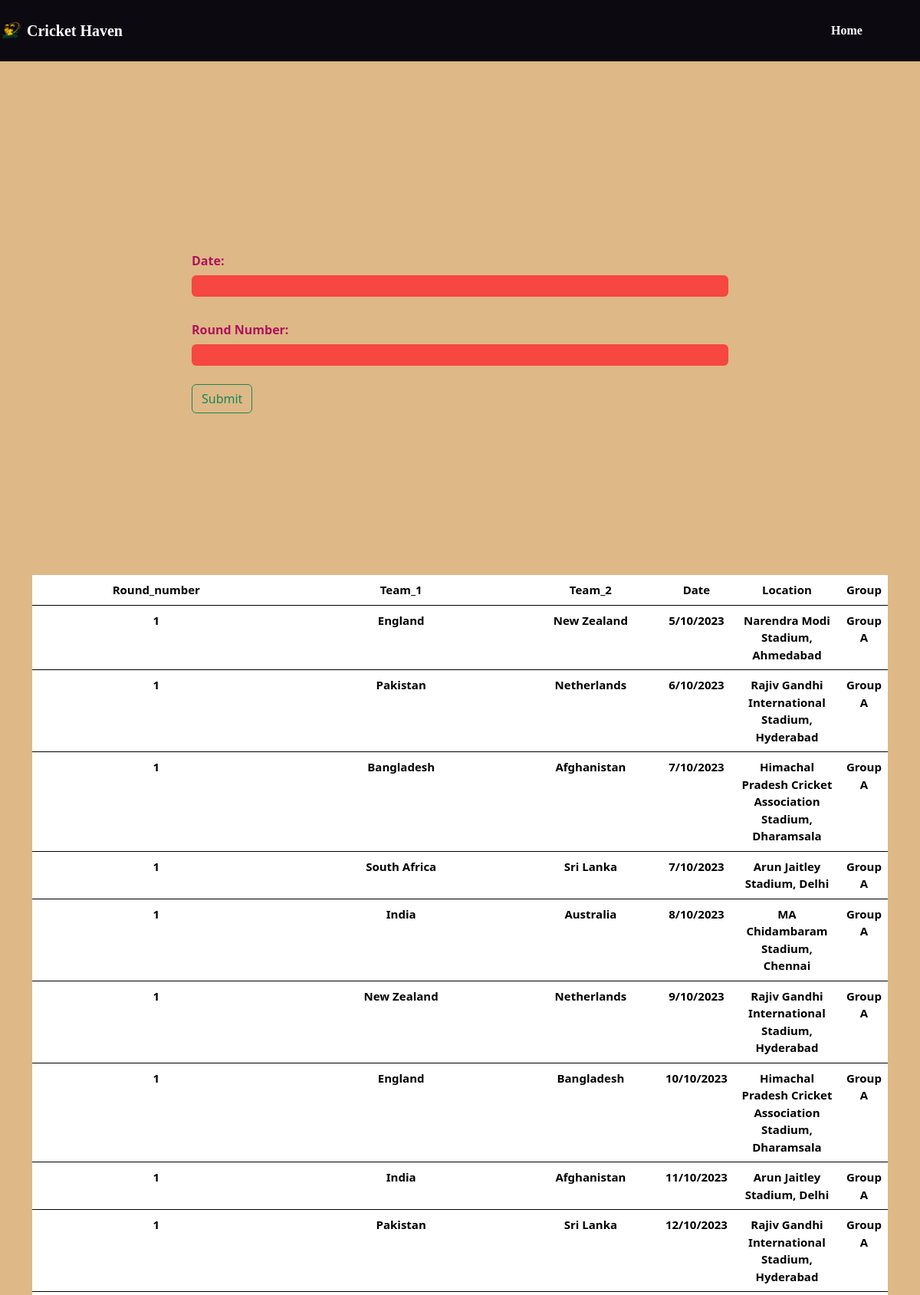
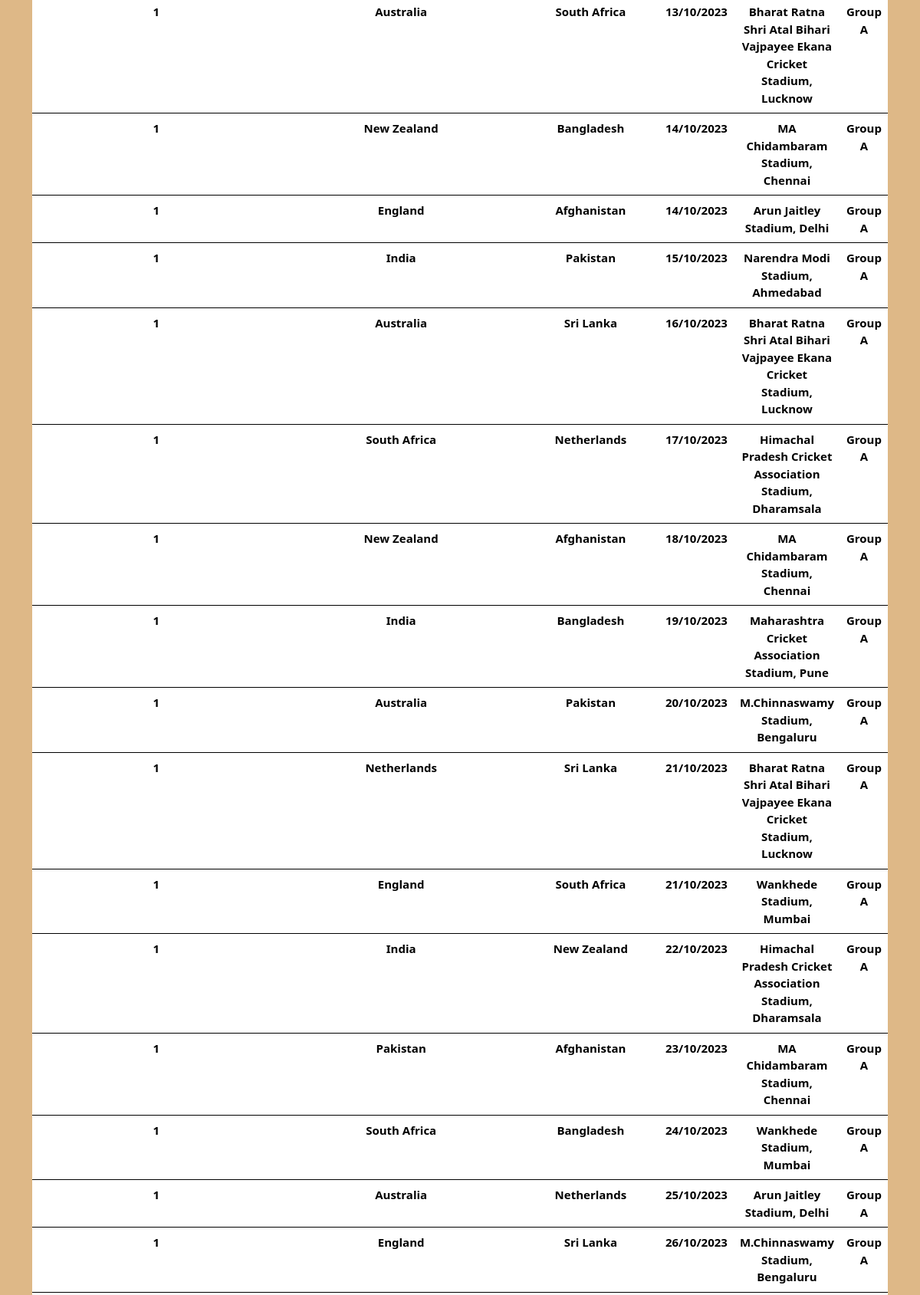
Page /npk/ (upper part) on the committed database (2 pictures, top to bottom).
### myapp/models.py (models this page shows, shortened)
class FIXTURE(models.Model):
    Round_number=models.CharField(max_length=10)
    Team_1 = models.CharField(max_length=10)
    Team_2=models.CharField(max_length=10)
    Date=models.CharField(max_length=10)
    Location=models.CharField(max_length=20)
    Group=models.CharField(max_length=1)

### myapp/views.py (the view)
# urls.py: path('npk/', views.grid_section_detail, name='npk'),
def grid_section_detail(request):
    data = FIXTURE.objects.all()
    return render(request, 'npk.html', {'data': data})

### myapp/templates/npk.html (shortened to what this page needs)
{% load static %}
<!doctype html>
<html lang="en">
<head>
  <link href="https://cdn.jsdelivr.net/npm/bootstrap@5.3.2/dist/css/bootstrap.min.css" rel="stylesheet"
>
</head>
<body>
  <navbar class="navbar navbar-expand-lg">
    <a class="navbar-brand" href="#" id="nav-title"><img src="{% static 'images/logo1.png' %}" alt="Logo" width="30"
        height="24" class="d-inline-block align-text-top"><strong>Cricket Haven</strong></a>
    <div class="collapse navbar-collapse" id="navbarNavDropdown">
      <ul class="navbar-nav">
        <li class="nav-item">
          <a class="nav-link active" href="{%url 'welcome'%}"
            style="color:white;font-family:'Poppins';font-weight:bold">Home</a>
        </li>
      </ul>
    </div>
  </navbar>
 <div class="container-fluid">
  <form id="myForm" action="/fixture_filter/" method="post">
    <label for="wetness" class="col-form-label" style="color: #AF125A;font-weight: bold;"><B>Date:</B></label>
    <br>
    <input type="text" name="Date" class="form-control" data-bs-theme="dark"
    style="color: black; border: 10px bisque;background-color: #F64740;font-weight: bold;width: 400px;text-align: center;height: 28px;width:700px;">
    <br>
    <label for="wetness" class="col-form-label" style="color: #AF125A;font-weight: bold;"><B>Round Number:</B></label>
    <br>
    <input type="text" name="Round_number" class="form-control" data-bs-theme="dark"
    style="color: black; border: 10px bisque;background-color: #F64740;font-weight: bold;width: 400px;text-align: center;height: 28px;width:700px;">
    <br>
    <button class="btn btn-outline-success" type="submit">Submit</button>
</form>
</div>
  <div class="container" style="align-items: center;" id="table">
    <table class="table" style="font-weight:bold;border: 10px black;">
      <thead>
        <th>Round_number</th>
        <th>Team_1</th>
        <th>Team_2</th>
        <th>Date</th>
        <th>Location</th>
        <th>Group</th>
      </thead>
      {%for entry in data%}
      <tr>
        <td>{{entry.Round_number}}</td>
        <td>{{entry.Team_1}}</td>
        <td>{{entry.Team_2}}</td>
        <td>{{entry.Date}}</td>
        <td>{{entry.Location}}</td>
        <td>{{entry.Group}}</td>
      </tr>
      {%endfor%}
    </table>
  </div>
</body>
</html>

### myapp/templates/npk.html (style rules this page uses)
.container-fluid { display: flex; justify-content: center; align-items: center; height: 80vh; }
navbar { background-color: #0C0910; display: flex; justify-content: center; align-items: center; font-family: 'Poppins'; color-scheme: unset; color: whitesmoke; overflow-x: hidden; height: 10vh; border: bottom 50px; margin-bottom: 2.5%; }
#nav-title { display: flex; align-items: center; justify-content: center; text-align: center; color: red; gap: 5px; color: white; font-size: 20px; }
body { margin: 0; padding: 0; }
#navbarNavDropdown { position: relative; left: 75%; }
body { background-color: burlywood; color: white; }
table { font-size: 15px; background-color: burlywood; }
thead { font-weight: bold; text-align: center; background-color: burlywood; }
td { width: 40%; text-align: center; background-color: burlywood; }

### rows in the picture
FIXTURE: Round_number "1", Team_1 "England", Team_2 "New Zealand", Date "5/10/2023", Location "Narendra Modi Stadium, Ahmedabad", Group "Group A"
FIXTURE: Round_number "1", Team_1 "Pakistan", Team_2 "Netherlands", Date "6/10/2023", Location "Rajiv Gandhi International Stadium, Hyderabad", Group "Group A"
FIXTURE: Round_number "1", Team_1 "Bangladesh", Team_2 "Afghanistan", Date "7/10/2023", Location "Himachal Pradesh Cricket Association Stadium, Dharamsala", Group "Group A"
FIXTURE: Round_number "1", Team_1 "South Africa", Team_2 "Sri Lanka", Date "7/10/2023", Location "Arun Jaitley Stadium, Delhi", Group "Group A"
FIXTURE: Round_number "1", Team_1 "India", Team_2 "Australia", Date "8/10/2023", Location "MA Chidambaram Stadium, Chennai", Group "Group A"
FIXTURE: Round_number "1", Team_1 "New Zealand", Team_2 "Netherlands", Date "9/10/2023", Location "Rajiv Gandhi International Stadium, Hyderabad", Group "Group A"
FIXTURE: Round_number "1", Team_1 "England", Team_2 "Bangladesh", Date "10/10/2023", Location "Himachal Pradesh Cricket Association Stadium, Dharamsala", Group "Group A"
FIXTURE: Round_number "1", Team_1 "India", Team_2 "Afghanistan", Date "11/10/2023", Location "Arun Jaitley Stadium, Delhi", Group "Group A"
FIXTURE: Round_number "1", Team_1 "Pakistan", Team_2 "Sri Lanka", Date "12/10/2023", Location "Rajiv Gandhi International Stadium, Hyderabad", Group "Group A"
FIXTURE: Round_number "1", Team_1 "Australia", Team_2 "South Africa", Date "13/10/2023", Location "Bharat Ratna Shri Atal Bihari Vajpayee Ekana Cricket Stadium, Lucknow", Group "Group A"
FIXTURE: Round_number "1", Team_1 "New Zealand", Team_2 "Bangladesh", Date "14/10/2023", Location "MA Chidambaram Stadium, Chennai", Group "Group A"
FIXTURE: Round_number "1", Team_1 "England", Team_2 "Afghanistan", Date "14/10/2023", Location "Arun Jaitley Stadium, Delhi", Group "Group A"
FIXTURE: Round_number "1", Team_1 "India", Team_2 "Pakistan", Date "15/10/2023", Location "Narendra Modi Stadium, Ahmedabad", Group "Group A"
FIXTURE: Round_number "1", Team_1 "Australia", Team_2 "Sri Lanka", Date "16/10/2023", Location "Bharat Ratna Shri Atal Bihari Vajpayee Ekana Cricket Stadium, Lucknow", Group "Group A"
FIXTURE: Round_number "1", Team_1 "South Africa", Team_2 "Netherlands", Date "17/10/2023", Location "Himachal Pradesh Cricket Association Stadium, Dharamsala", Group "Group A"
FIXTURE: Round_number "1", Team_1 "New Zealand", Team_2 "Afghanistan", Date "18/10/2023", Location "MA Chidambaram Stadium, Chennai", Group "Group A"
FIXTURE: Round_number "1", Team_1 "India", Team_2 "Bangladesh", Date "19/10/2023", Location "Maharashtra Cricket Association Stadium, Pune", Group "Group A"
FIXTURE: Round_number "1", Team_1 "Australia", Team_2 "Pakistan", Date "20/10/2023", Location "M.Chinnaswamy Stadium, Bengaluru", Group "Group A"
FIXTURE: Round_number "1", Team_1 "Netherlands", Team_2 "Sri Lanka", Date "21/10/2023", Location "Bharat Ratna Shri Atal Bihari Vajpayee Ekana Cricket Stadium, Lucknow", Group "Group A"
FIXTURE: Round_number "1", Team_1 "England", Team_2 "South Africa", Date "21/10/2023", Location "Wankhede Stadium, Mumbai", Group "Group A"
FIXTURE: Round_number "1", Team_1 "India", Team_2 "New Zealand", Date "22/10/2023", Location "Himachal Pradesh Cricket Association Stadium, Dharamsala", Group "Group A"
FIXTURE: Round_number "1", Team_1 "Pakistan", Team_2 "Afghanistan", Date "23/10/2023", Location "MA Chidambaram Stadium, Chennai", Group "Group A"
FIXTURE: Round_number "1", Team_1 "South Africa", Team_2 "Bangladesh", Date "24/10/2023", Location "Wankhede Stadium, Mumbai", Group "Group A"
FIXTURE: Round_number "1", Team_1 "Australia", Team_2 "Netherlands", Date "25/10/2023", Location "Arun Jaitley Stadium, Delhi", Group "Group A"
FIXTURE: Round_number "1", Team_1 "England", Team_2 "Sri Lanka", Date "26/10/2023", Location "M.Chinnaswamy Stadium, Bengaluru", Group "Group A"
